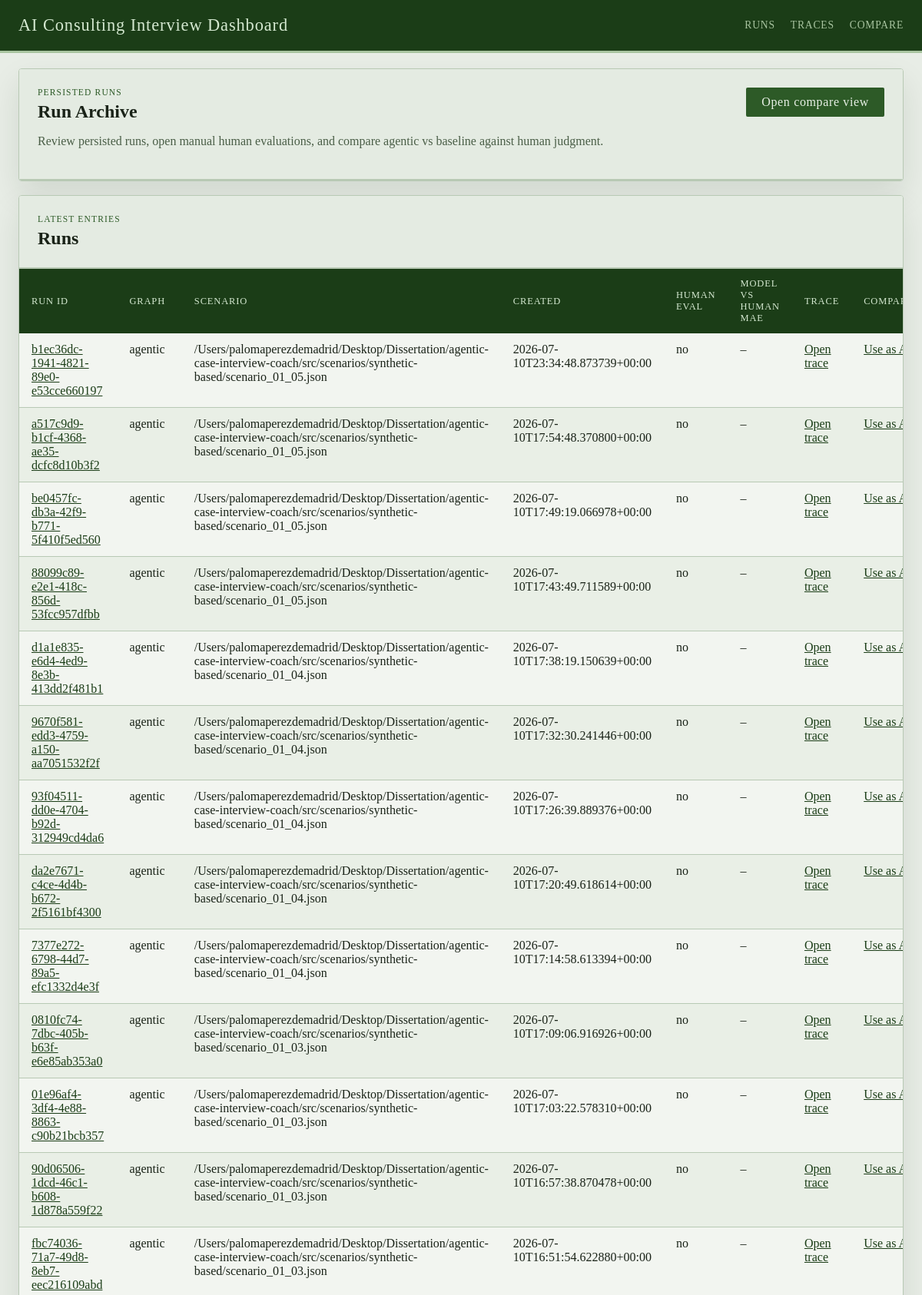
The page / (upper part) on the database its author committed.
### tables this page shows
CREATE TABLE runs (
                run_id TEXT PRIMARY KEY,
                graph_name TEXT NOT NULL,
                thread_id TEXT NOT NULL,
                scenario_ref TEXT,
                case_prompt TEXT,
                turn_index INTEGER,
                judge_round INTEGER,
                enough_evidence INTEGER NOT NULL,
                focus_areas_json TEXT NOT NULL,
                transcript_json TEXT NOT NULL,
                case_performance_json TEXT NOT NULL,
                quality_dialog_json TEXT NOT NULL,
                final_feedback TEXT,
                state_json TEXT NOT NULL,
                created_at TEXT NOT NULL
            );

### web/app.py (the view)
@app.get("/")
def index():
    ensure_dashboard_db()
    runs = list_runs(limit=100)
    return render_template("index.html", runs=runs)

### web/dashboard_store.py (called while the page is built)
def _json_loads(value: str | None, fallback: Any) -> Any:
    if not value:
        return fallback
    try:
        return json.loads(value)
    except json.JSONDecodeError:
        return fallback

def get_db_connection() -> sqlite3.Connection:
    connection = sqlite3.connect(RUNS_DB_PATH, timeout=30)
    connection.row_factory = sqlite3.Row
    return connection

def _normalize_dimension_entry(raw_entry: Any) -> dict[str, Any]:
    if isinstance(raw_entry, dict):
        score = raw_entry.get("score", "")
        rationale = raw_entry.get("rationale", "")
        evidence = raw_entry.get("evidence", "")
    else:
        score = raw_entry
        rationale = ""
        evidence = ""
    return {
        "score": score if score not in {None, ""} else "",
        "rationale": str(rationale or "").strip(),
        "evidence": str(evidence or "").strip(),
    }

def _extract_expected_scores(state: dict[str, Any]) -> dict[str, dict[str, Any]]:
    candidate_profile = state.get("candidate_profile", {})
    expected_scores = candidate_profile.get("expected_scores", {})
    sections: dict[str, dict[str, Any]] = {
        CASE_PERFORMANCE_SECTION: {},
        DIALOG_QUALITY_SECTION: {},
    }
    for section_name in sections:
        raw_section = expected_scores.get(section_name, {})
        if not isinstance(raw_section, dict):
            continue
        for dimension, details in raw_section.items():
            if not isinstance(details, dict):
                continue
            sections[section_name][dimension] = {
                "score": details.get("expected", ""),
                "rationale": str(details.get("rationale", "")).strip(),
            }
    return sections

def _extract_model_scores(run_row: sqlite3.Row) -> dict[str, dict[str, Any]]:
    return {
        CASE_PERFORMANCE_SECTION: _json_loads(run_row["case_performance_json"], {}),
        DIALOG_QUALITY_SECTION: _json_loads(run_row["quality_dialog_json"], {}),
    }

def _score_sort_key(value: Any) -> tuple[int, str]:
    return (0, str(value))

def to_numeric_score(value: Any) -> float | None:
    if value is None:
        return None
    if isinstance(value, bool):
        return None
    if isinstance(value, (int, float)):
        return float(value)
    text = str(value).strip().lower()
    if text in {"", NOT_TESTED, "n/a", "na", "none", "null", "missing"}:
        return None
    try:
        return float(text)
    except ValueError:
        return None

### web/templates/index.html (shortened to what this page needs)
{% extends "base.html" %}
{% block content %}
<section class="panel">
  <div class="panel-heading">
    <div>
      <p class="eyebrow">Persisted Runs</p>
      <h1>Run Archive</h1>
      <p class="lede">Review persisted runs, open manual human evaluations, and compare agentic vs baseline against human judgment.</p>
    </div>
    <a class="button" href="{{ url_for('compare_runs') }}">Open compare view</a>
  </div>
</section>
<section class="panel">
  <div class="panel-heading">
    <div>
      <p class="eyebrow">Latest entries</p>
      <h2>Runs</h2>
    </div>
  </div>
  <div class="table-wrap">
    <table>
      <thead>
        <tr>
          <th>Run ID</th>
          <th>Graph</th>
          <th>Scenario</th>
          <th>Created</th>
          <th>Human Eval</th>
          <th>Model vs Human MAE</th>
          <th>Trace</th>
          <th>Compare</th>
        </tr>
      </thead>
      <tbody>
        {% for run in runs %}
        <tr>
          <td><a href="{{ url_for('get_run', run_id=run.run_id) }}">{{ run.run_id }}</a></td>
          <td>{{ run.graph_name }}</td>
          <td>{{ run.scenario_ref or 'n/a' }}</td>
          <td>{{ run.created_at }}</td>
          <td>{{ 'yes' if run.has_human_evaluation else 'no' }}</td>
          <td>{{ run.metrics.model_vs_human_mae if run.metrics.model_vs_human_mae is not none else '–' }}</td>
          <td><a href="{{ url_for('get_run_trace', run_id=run.run_id) }}">Open trace</a></td>
          <td><a href="{{ url_for('compare_runs', run_a=run.run_id) }}">Use as A</a></td>
        </tr>
        {% else %}
        <tr>
          <td colspan="8">No persisted runs found in <code>artifacts/runs.sqlite</code>.</td>
        </tr>
        {% endfor %}
      </tbody>
    </table>
  </div>
</section>
{% endblock %}

### web/templates/base.html (shortened to what this page needs)
<!doctype html>
<html lang="en">
  <head>
    <link rel="stylesheet" href="{{ url_for('static', filename='styles.css', v='20260627a') }}">
  </head>
  <body>
    <header class="site-header">
      <div class="site-header__inner">
        <a class="brand" href="{{ url_for('index') }}">AI Consulting Interview Dashboard</a>
        <nav class="nav">
          <a href="{{ url_for('index') }}">Runs</a>
          <a href="{{ url_for('trace_index') }}">Traces</a>
          <a href="{{ url_for('compare_runs') }}">Compare</a>
        </nav>
      </div>
    </header>
    <main class="shell">
      {% block content %}{% endblock %}
    </main>
  </body>
</html>

### web/static/styles.css (style rules this page uses)
:root { --bg: #e8ede6; --panel: #f2f5f0; --panel-alt: #e4ebe2; --line: #b8c9b4; --ink: #1a2318; --muted: #4a5e47; --accent: #2d5a27; --accent-strong: #1b3d17; --success: #2d5a27; --warning: #7a6520; --danger: #7a2020; --shadow: 0 18px 40px rgba(20, 40, 18, 0.10); --radius: 4px; --font-ui: "Georgia", "Times New Roman", serif; --font-display: "Georgia", "Palatino Linotype", serif; }
* { box-sizing: border-box; }
body { margin: 0; font-family: var(--font-ui); color: var(--ink); background: var(--bg); }
a { color: var(--accent-strong); }
.site-header { position: sticky; top: 0; z-index: 10; background: var(--accent-strong); border-bottom: 3px solid #a8c4a0; }
.site-header__inner, .shell { max-width: 1400px; margin: 0 auto; padding: 20px 24px; }
.site-header__inner { display: flex; justify-content: space-between; align-items: center; }
.brand { font-family: var(--font-display); font-size: 1.4rem; text-decoration: none; color: #d4e8d0; letter-spacing: 0.04em; }
.nav { display: flex; gap: 20px; }
.nav a { text-decoration: none; color: #a8c4a0; font-size: 0.85rem; letter-spacing: 0.06em; text-transform: uppercase; }
.shell { display: grid; gap: 18px; }
.panel { background: var(--panel); border: 1px solid var(--line); border-radius: var(--radius); box-shadow: var(--shadow); overflow: hidden; }
.panel-heading { display: flex; justify-content: space-between; align-items: start; gap: 16px; padding: 24px; background: var(--panel-alt); border-bottom: 2px solid var(--line); }
.panel-heading h1, .panel-heading h2, .panel-heading h3, .subsection h3 { margin: 0; font-family: var(--font-display); font-weight: bold; }
.eyebrow { margin: 0 0 6px; color: var(--accent); text-transform: uppercase; letter-spacing: 0.10em; font-size: 0.72rem; font-family: var(--font-display); }
.lede, .meta-grid p, .prompt-box p, .helper { color: var(--muted); }
.button { display: inline-flex; align-items: center; justify-content: center; border: 0; border-radius: 2px; padding: 10px 20px; background: var(--accent); color: #e8f0e6; font-family: var(--font-display); letter-spacing: 0.04em; text-decoration: none; cursor: pointer; }
.table-wrap { overflow-x: auto; }
table { width: 100%; border-collapse: collapse; }
th { background: var(--accent-strong); color: #d4e8d0; padding: 12px 16px; text-align: left; font-size: 0.78rem; text-transform: uppercase; letter-spacing: 0.07em; font-weight: normal; }
td { padding: 12px 16px; text-align: left; vertical-align: top; border-bottom: 1px solid var(--line); }
tr:nth-child(even) td { background: rgba(180, 210, 174, 0.15); }

### rows shown on the page
runs: run_id "b1ec36dc-1941-4821-89e0-e53cce660197", graph_name "agentic", scenario_ref "/Users/palomaperezdemadrid/Desktop/Dissertation/agentic-case-interview-coach/src/scenarios/synthetic-based/scenario_01_05.json", created_at "2026-07-10T23:34:48.873739+00:00", has_human_evaluation "no", metrics "–"
runs: run_id "a517c9d9-b1cf-4368-ae35-dcfc8d10b3f2", graph_name "agentic", scenario_ref "/Users/palomaperezdemadrid/Desktop/Dissertation/agentic-case-interview-coach/src/scenarios/synthetic-based/scenario_01_05.json", created_at "2026-07-10T17:54:48.370800+00:00", has_human_evaluation "no", metrics "–"
runs: run_id "be0457fc-db3a-42f9-b771-5f410f5ed560", graph_name "agentic", scenario_ref "/Users/palomaperezdemadrid/Desktop/Dissertation/agentic-case-interview-coach/src/scenarios/synthetic-based/scenario_01_05.json", created_at "2026-07-10T17:49:19.066978+00:00", has_human_evaluation "no", metrics "–"
runs: run_id "88099c89-e2e1-418c-856d-53fcc957dfbb", graph_name "agentic", scenario_ref "/Users/palomaperezdemadrid/Desktop/Dissertation/agentic-case-interview-coach/src/scenarios/synthetic-based/scenario_01_05.json", created_at "2026-07-10T17:43:49.711589+00:00", has_human_evaluation "no", metrics "–"
runs: run_id "d1a1e835-e6d4-4ed9-8e3b-413dd2f481b1", graph_name "agentic", scenario_ref "/Users/palomaperezdemadrid/Desktop/Dissertation/agentic-case-interview-coach/src/scenarios/synthetic-based/scenario_01_04.json", created_at "2026-07-10T17:38:19.150639+00:00", has_human_evaluation "no", metrics "–"
runs: run_id "9670f581-edd3-4759-a150-aa7051532f2f", graph_name "agentic", scenario_ref "/Users/palomaperezdemadrid/Desktop/Dissertation/agentic-case-interview-coach/src/scenarios/synthetic-based/scenario_01_04.json", created_at "2026-07-10T17:32:30.241446+00:00", has_human_evaluation "no", metrics "–"
runs: run_id "93f04511-dd0e-4704-b92d-312949cd4da6", graph_name "agentic", scenario_ref "/Users/palomaperezdemadrid/Desktop/Dissertation/agentic-case-interview-coach/src/scenarios/synthetic-based/scenario_01_04.json", created_at "2026-07-10T17:26:39.889376+00:00", has_human_evaluation "no", metrics "–"
runs: run_id "da2e7671-c4ce-4d4b-b672-2f5161bf4300", graph_name "agentic", scenario_ref "/Users/palomaperezdemadrid/Desktop/Dissertation/agentic-case-interview-coach/src/scenarios/synthetic-based/scenario_01_04.json", created_at "2026-07-10T17:20:49.618614+00:00", has_human_evaluation "no", metrics "–"
runs: run_id "7377e272-6798-44d7-89a5-efc1332d4e3f", graph_name "agentic", scenario_ref "/Users/palomaperezdemadrid/Desktop/Dissertation/agentic-case-interview-coach/src/scenarios/synthetic-based/scenario_01_04.json", created_at "2026-07-10T17:14:58.613394+00:00", has_human_evaluation "no", metrics "–"
runs: run_id "0810fc74-7dbc-405b-b63f-e6e85ab353a0", graph_name "agentic", scenario_ref "/Users/palomaperezdemadrid/Desktop/Dissertation/agentic-case-interview-coach/src/scenarios/synthetic-based/scenario_01_03.json", created_at "2026-07-10T17:09:06.916926+00:00", has_human_evaluation "no", metrics "–"
runs: run_id "01e96af4-3df4-4e88-8863-c90b21bcb357", graph_name "agentic", scenario_ref "/Users/palomaperezdemadrid/Desktop/Dissertation/agentic-case-interview-coach/src/scenarios/synthetic-based/scenario_01_03.json", created_at "2026-07-10T17:03:22.578310+00:00", has_human_evaluation "no", metrics "–"
runs: run_id "90d06506-1dcd-46c1-b608-1d878a559f22", graph_name "agentic", scenario_ref "/Users/palomaperezdemadrid/Desktop/Dissertation/agentic-case-interview-coach/src/scenarios/synthetic-based/scenario_01_03.json", created_at "2026-07-10T16:57:38.870478+00:00", has_human_evaluation "no", metrics "–"
runs: run_id "fbc74036-71a7-49d8-8eb7-eec216109abd", graph_name "agentic", scenario_ref "/Users/palomaperezdemadrid/Desktop/Dissertation/agentic-case-interview-coach/src/scenarios/synthetic-based/scenario_01_03.json", created_at "2026-07-10T16:51:54.622880+00:00", has_human_evaluation "no", metrics "–"
